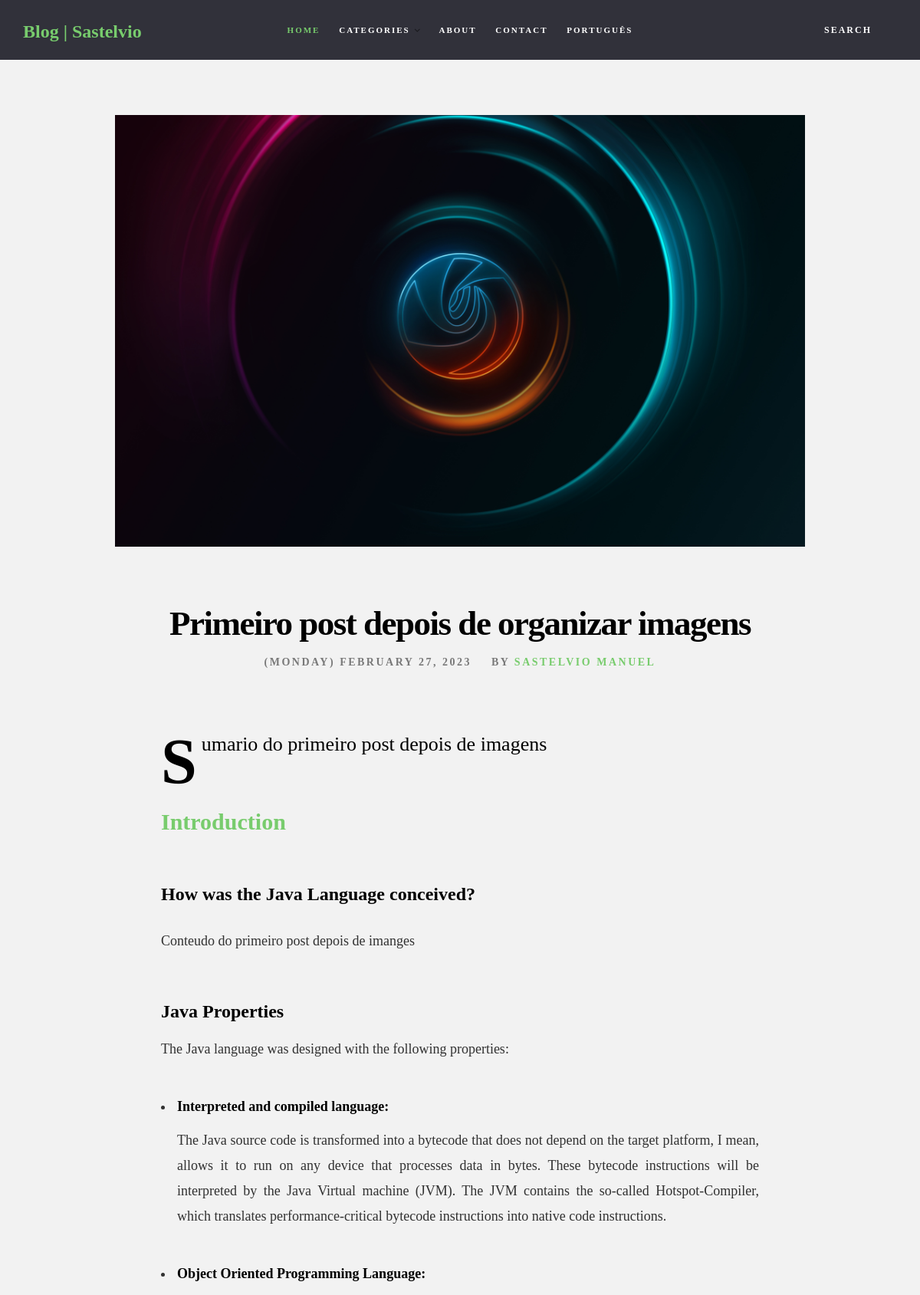
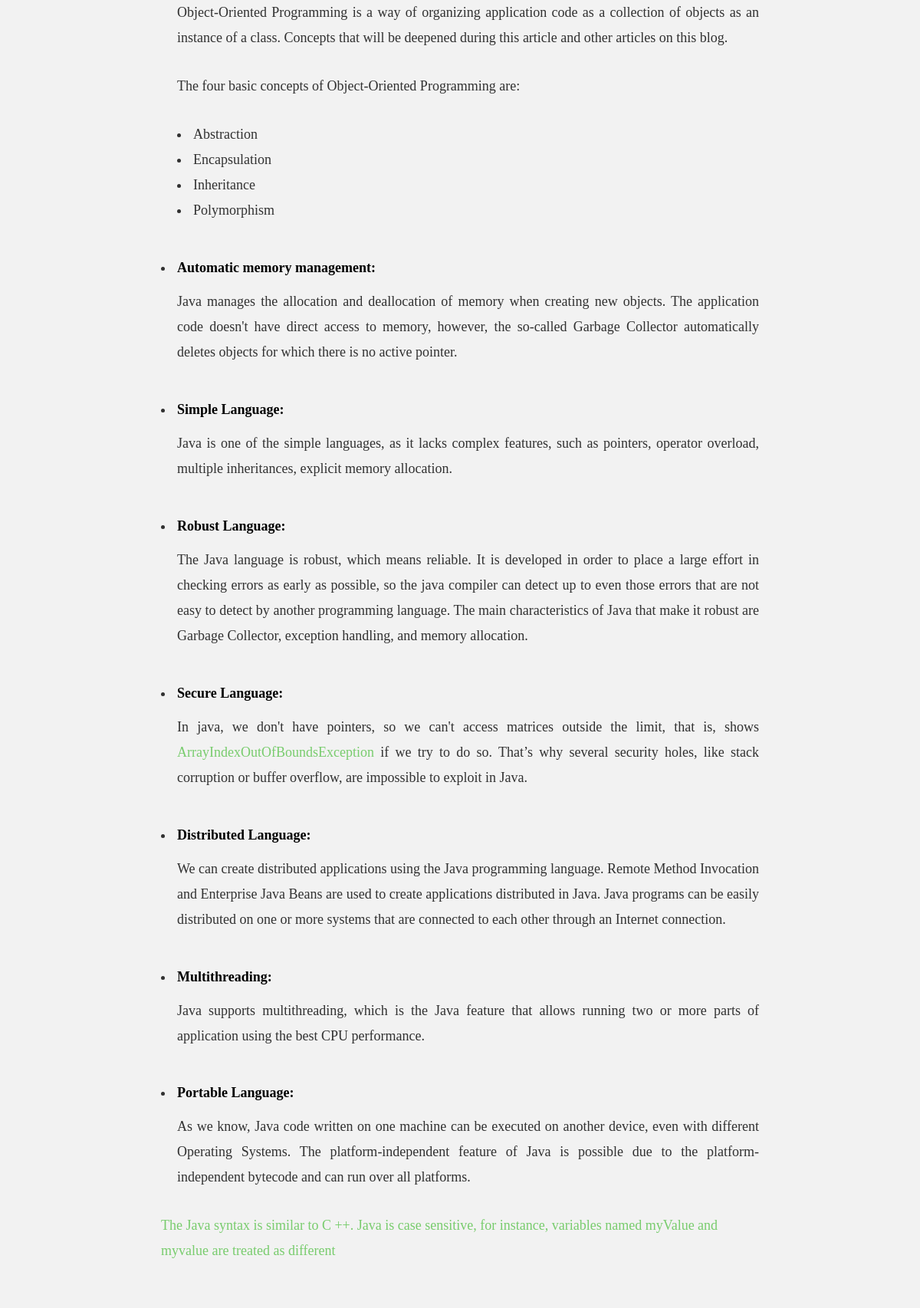
Page /posts/3 (upper part) on the committed database (2 pictures, top to bottom).
### app/models.py (models this page shows, shortened)
class Post(models.Model):
    title = models.CharField(max_length=150)
    category = models.ForeignKey(Category, on_delete=models.PROTECT)
    cover = models.ImageField(upload_to='posts')
    summary = models.CharField(max_length=255)
    content = RichTextUploadingField()
    author = models.ForeignKey(User, on_delete=models.PROTECT)
    created_at = models.DateField(auto_now_add=True)

### app/views.py (the view)
# urls.py: path('posts/<int:post_id>', views.post)
def post(request, post_id):
    post = Post.objects.get(pk=post_id)
    return render(request, "post.html", {'post': post})

### templates/post.html (shortened to what this page needs)
{% extends 'layout_home.html' %}
{% load static %}
{% block content %}
    <section class="s-content s-content--top-padding s-content--narrow">
        <article class="row entry format-standard">
            <div class="entry__media col-full">
                <div class="entry__post-thumb">
                    <img src="{{post.cover.url}}" srcset="{{post.cover.url}} 2000w, {{post.cover.url}} 1000w, {{post.cover.url}} 500w" sizes="(max-width: 2000px) 100vw, 2000px" alt="">
                </div>
            </div>
            <div class="entry__header col-full">
                <h1 class="entry__header-title display-1">
                    {{post.title}}
                </h1>
                <ul class="entry__header-meta">
                    <li class="date">{{post.created_at|date:'(l) F d, Y'}}</li>
                    <li class="byline">
                        By
                        <span  class="texto_destaque"><a href="http://www.sastelvio.com/en/" target="_blank">{{post.author.get_full_name}}</a></span>
                    </li>
                </ul>
            </div>
            <div class="col-full entry__main">
                <p class="lead drop-cap texto_justificado">
                    {{post.summary}}
                </p>
                <h2 class="texto_destaque">Introduction</h2>
                <h3>How was the Java Language conceived?</h3>
                <p class="texto_justificado">
                    {{post.content|safe}}
                </p>
                <h3>Java Properties</h3>
                <p>The Java language was designed with the following properties:</p>
                <ul>
                    <li>
                        <h5>Interpreted and compiled language:</h5>
                        <p class="texto_justificado">
                            The Java source code is transformed into a bytecode that does not depend on the target platform, I mean,
                            allows it to run on any device that processes data in bytes.
                            These bytecode instructions will be interpreted by the Java Virtual machine (JVM).
                            The JVM contains the so-called Hotspot-Compiler, which translates performance-critical bytecode instructions into
                            native code instructions.
                        </p>
                    </li>
                    <li>
                        <h5>Object Oriented Programming Language:</h5>
                        <p class="texto_justificado">
                            Object-Oriented Programming is a way of organizing application code as a collection of objects as an instance of a class.
                            Concepts that will be deepened during this article and other articles on this blog.
                        </p>
                        <p>
                            The four basic concepts of Object-Oriented Programming are:
                        </p>
                        <ul>
                            <li>Abstraction</li>
                            <li>Encapsulation</li>
                            <li>Inheritance</li>
                            <li>Polymorphism</li>
                        </ul>
                    </li>
                    <li>
                        <h5>Automatic memory management:</h5>
                        <p class="texto_justificado">
                            Java manages the allocation and deallocation of memory  when creating new objects.
                            The application code doesn't have direct access to memory, however, the so-called Garbage Collector
                            automatically deletes objects for which there is no active pointer.
                        </p>
                    </li>
                    <li>
                        <h5>Simple Language:</h5>
                        <p class="texto_justificado">
                            Java is one of the simple languages, as it lacks complex features, such as pointers, operator overload,
                            multiple inheritances, explicit memory allocation.
                        </p>
                    </li>
                    <li>
                        <h5>Robust Language:</h5>
                        <p class="texto_justificado">
                            The Java language is robust, which means reliable.
                            It is developed in order to place a large effort in checking errors as early as possible, so the java compiler can
                            detect up to even those errors that are not easy to detect by another programming language. The main characteristics
                            of Java that make it robust are Garbage Collector, exception handling, and memory allocation.
                        </p>
                    </li>
                    <li>
                        <h5>Secure Language:</h5>
                        <p class="texto_justificado">
                            In java, we don't have pointers, so we can't access matrices outside the limit, that is,
                            shows <span class = "texto_destaque">ArrayIndexOutOfBoundsException</span> if we try to do so.
                            That’s why several security holes, like stack corruption or buffer overflow, are impossible to exploit in Java.
                        </p>
                    </li>
                    <li>
                        <h5>Distributed Language:</h5>
                        <p class="texto_justificado">
                            We can create distributed applications using the Java programming language. Remote Method Invocation and
                            Enterprise Java Beans are used to create applications distributed in Java. Java programs can be
                            easily distributed on one or more systems that are connected to each other through an Internet connection.
                        </p>
                    </li>
                    <li>
                        <h5>Multithreading:</h5>
                        <p class="texto_justificado">
                            Java supports multithreading, which is the Java feature that allows running two or more parts of application using the best CPU performance.
                        </p>
                    </li>
                    <li>
                        <h5>Portable Language:</h5>
                        <p class="texto_justificado">
                            As we know, Java code written on one machine can be executed on another device, even with different Operating Systems.
                            The platform-independent feature of Java is possible due to the platform-independent bytecode and can run over all platforms.
                        </p>
                    </li>
                </ul>
                <blockquote>
                    <p class="texto_destaque">
                        The Java syntax is similar to C ++. Java is case sensitive, for instance, variables named myValue and
                        myvalue are treated as different
                    </p>
                </blockquote>
            </div>
        </article>
    </section>
{% endblock %}

### app/static/css/base.css (style rules this page uses)
html { font-family: 'Ubuntu'; line-height: 1.15; -ms-text-size-adjust: 100%; -webkit-text-size-adjust: 100%; }
body { margin: 0; }
article, aside, footer, header, nav, section { display: block; }
h1 { font-size: 2em; margin: 0.67em 0; }
a { background-color: transparent; -webkit-text-decoration-skip: objects; }
img { border-style: none; }
html { font-size: 62.5%; box-sizing: border-box; }
*, *::before, *::after { box-sizing: inherit; }
body { font-weight: normal; line-height: 1; word-wrap: break-word; text-rendering: optimizeLegibility; -webkit-overflow-scrolling: touch; -webkit-text-size-adjust: none; }
body, input, button { -moz-osx-font-smoothing: grayscale; -webkit-font-smoothing: antialiased; }
img, video { max-width: 100%; height: auto; }
div, dl, dt, dd, ul, ol, li, h1, h2, h3, h4, h5, h6, pre, form, p, blockquote, th, td { margin: 0; padding: 0; }
h1, h2, h3, h4, h5, h6 { -webkit-font-smoothing: auto; -webkit-font-smoothing: antialiased; -webkit-font-variant-ligatures: common-ligatures; -moz-font-variant-ligatures: common-ligatures; font-variant-ligatures: common-ligatures; text-rendering: optimizeLegibility; }
ol, ul { list-style: none; }
li { display: block; }
a { text-decoration: none; line-height: inherit; }
.row { width: 89%; max-width: 1200px; margin: 0 auto; }
.row:after { content: ""; display: table; clear: both; }
[class*="col-"] { float: left; padding: 0 20px; }
.col-twelve, .col-full { width: 100%; }
@media only screen and (max-width:1200px) { [class*="col-"] { padding: 0 15px; } }
.texto_destaque { color: #78CC6D; }
.texto_justificado { text-align: justify; text-justify: inter-word; }

### rows in the picture
Post: cover (picture), title "Primeiro post depois de organizar imagens", created_at "(MONDAY) FEBRUARY 27, 2023", author.get_full_name "SASTELVIO MANUEL", summary "Sumario do primeiro post depois de imagens", content "Conteudo do primeiro post depois de imanges"
